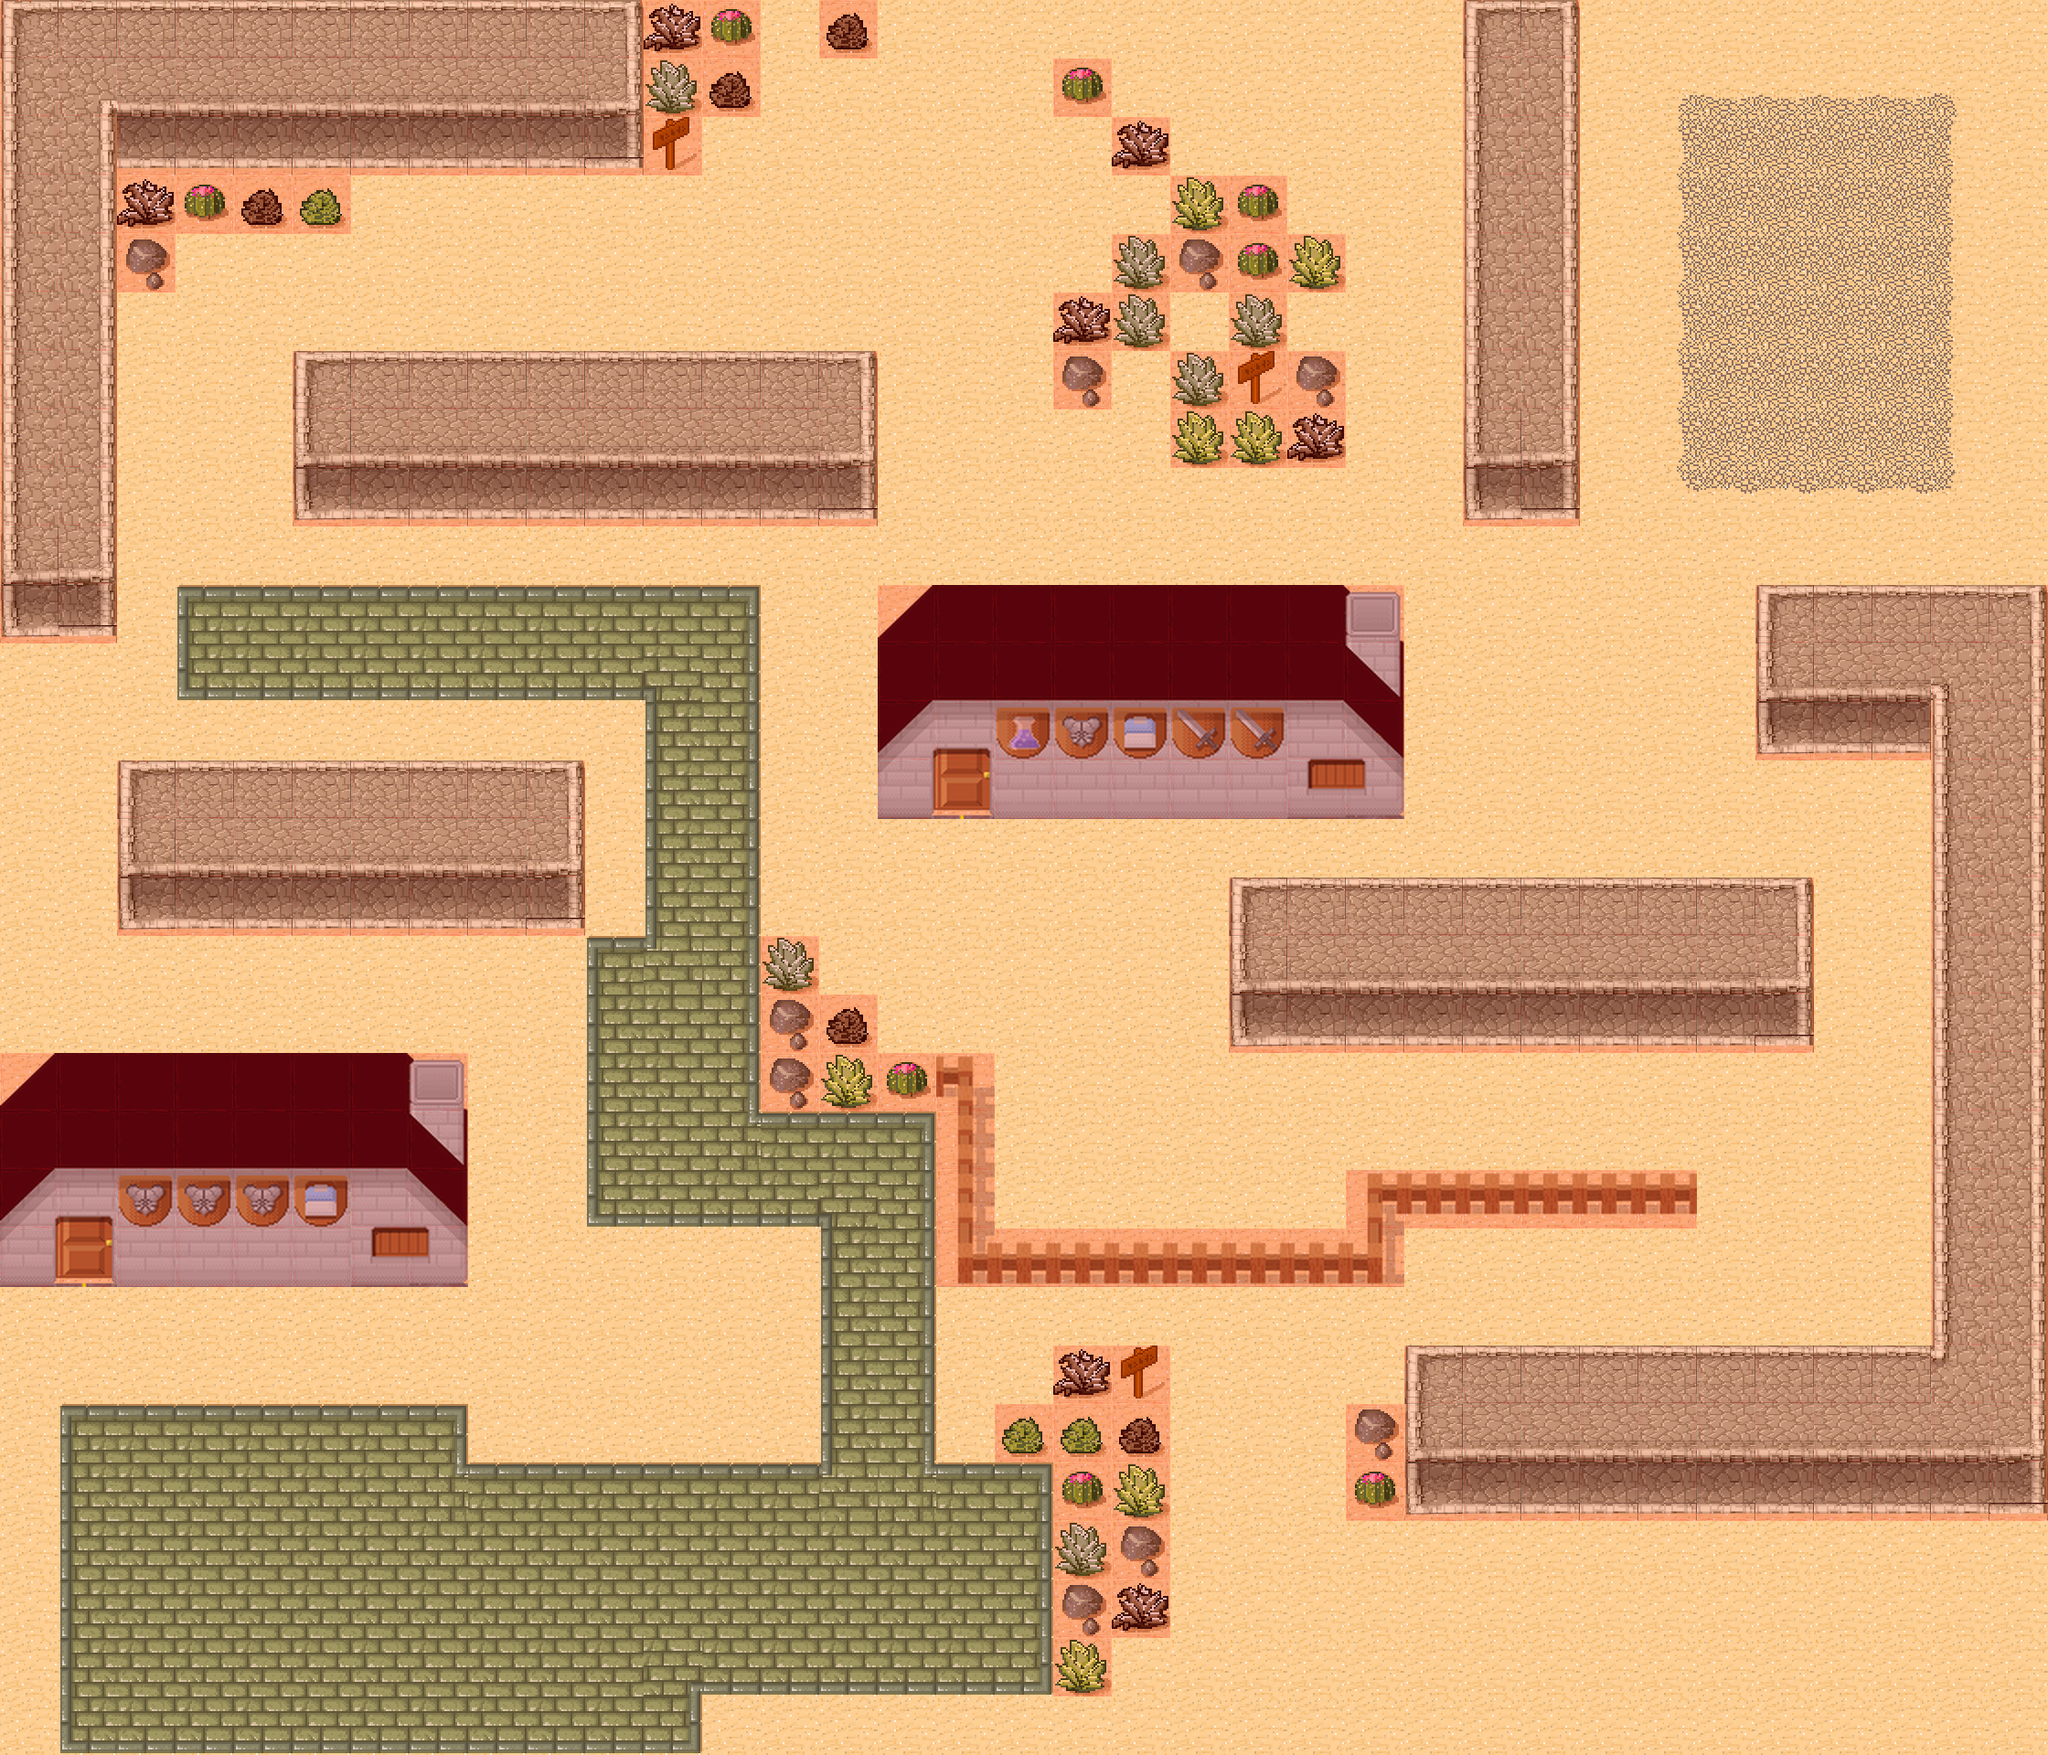

A level layout from a 2D game, rendered from its tile map. Below: a short description, then the map file with tile-grid data replaced by summaries:
An orthogonal 35x30 tile map with 64x64 px tiles, 5 tile layers (Tile Layer 1, Tile Layer 2, House, House Extras, ...), 5 tilesets and 2 objects (SpawnPoint1, SpawnPoint2).

<map version="1.0" orientation="orthogonal" width="35" height="30" tilewidth="64" tileheight="64">
 <tileset firstgid="1" name="realwalls" tilewidth="64" tileheight="64" spacing="2" margin="2">
  <image source="realwalls.png" width="530" height="398" />
 </tileset>
 <tileset firstgid="49" name="desert_2x" tilewidth="64" tileheight="64" spacing="2" margin="2">
  <image source="desert_2x.png" width="530" height="398" />
 </tileset>
 <tileset firstgid="97" name="buildings" tilewidth="64" tileheight="64">
  <image source="buildings.png" width="256" height="256" />
 </tileset>
 <tileset firstgid="113" name="buildings_misc" tilewidth="64" tileheight="64">
  <image source="buildings_misc.png" width="448" height="260" />
 </tileset>
 <tileset firstgid="141" name="big_meta_tiles" tilewidth="64" tileheight="64" spacing="2" margin="2">
  <image source="big_meta_tiles.png" width="134" height="68" />
  <tile id="0">
   <properties>
    <property name="Collidable" value="True" />
   </properties>
  </tile>
 </tileset>
 <layer name="Tile Layer 1" width="35" height="30">
  <data>[1050 cells, 1050 non-empty, 40 distinct tile ids]</data>
 </layer>
 <layer name="Tile Layer 2" width="35" height="30">
  <data>[1050 cells, 54 non-empty, 5 distinct tile ids]</data>
 </layer>
 <layer name="House" width="35" height="30">
  <data>[1050 cells, 50 non-empty, 16 distinct tile ids]</data>
 </layer>
 <layer name="House Extras" width="35" height="30">
  <data>[1050 cells, 35 non-empty, 12 distinct tile ids]</data>
 </layer>
 <objectgroup name="Objects" width="35" height="30">
  <object name="SpawnPoint1" x="596" y="1669" width="258" height="146" />
  <object name="SpawnPoint2" x="1920" y="320" width="64" height="64" />
 </objectgroup>
 <layer name="Meta" width="35" height="30">
  <data>[1050 cells, 353 non-empty, 1 distinct tile ids]</data>
 </layer>
</map>
